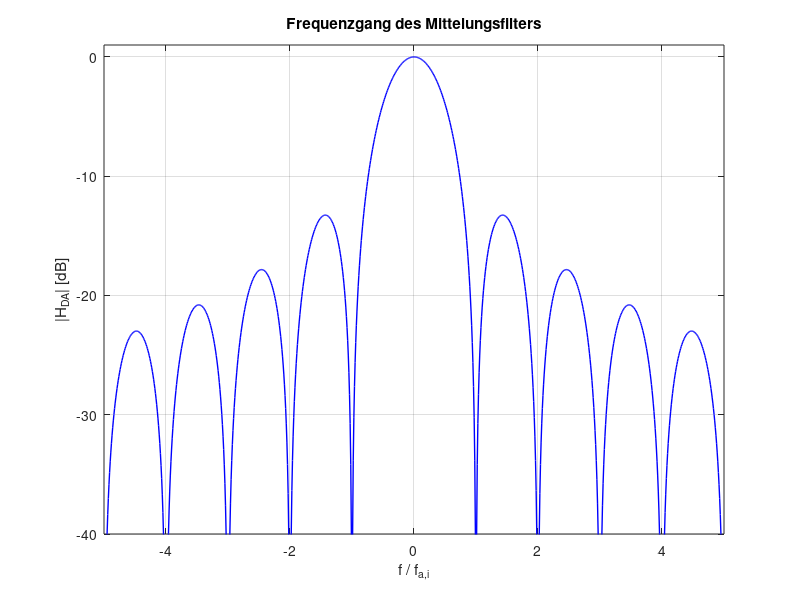
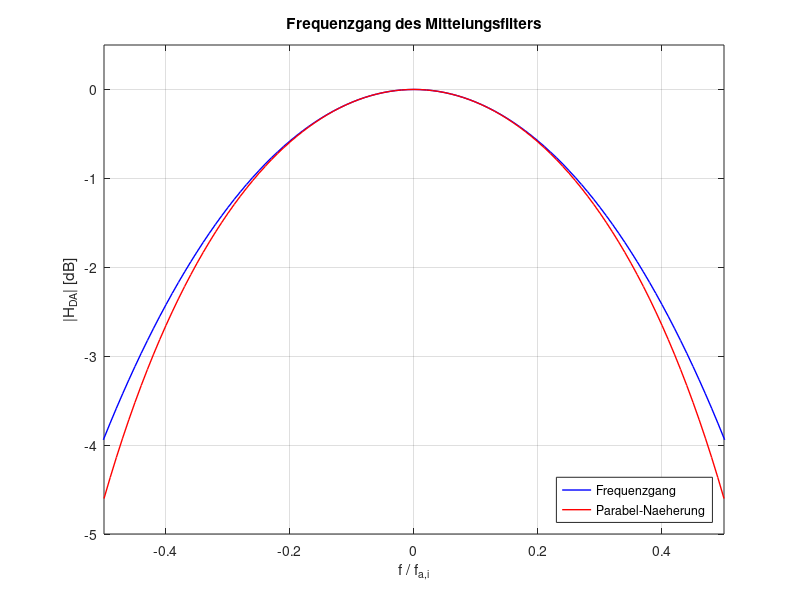

The MATLAB source for these figures, in order:
function sdr_da_frequenzgang
% Frequenzgang des Mittelungsfilters bei der D/A-Umsetzung
%
%------------------------------------------------
% (c) Eberhard Gamm (www.ibega.de),
%     LIKE (www.like.e-technik.uni-erlangen.de),
%     2013
%------------------------------------------------

close all;

% Verlauf des Frequenzgangs
f = ( -5 : 0.01 : 5 ) + 1e-6;
h = 20 * log10( abs( sin( pi * f ) ./ ( pi * f ) ) );

% Naeherung durch Parabel
f_1 = ( -0.5 : 0.01 : 0.5 ) + 1e-6;
h_1 = 20 * log10( 1 - ( pi * f_1 ).^2 / 6 );

figure(1);
plot(f,h,'b-','Linewidth',1);
grid;
axis([-5 5 -40 1]);
xlabel('f / f_a_,_i')
ylabel('|H_D_A| [dB]');
title('Frequenzgang des Mittelungsfilters');

figure(2);
plot(f,h,'b-','Linewidth',1);
hold on;
plot(f_1,h_1,'r-','Linewidth',1);
hold off;
grid;
axis([-0.5 0.5 -5 0.5]);
xlabel('f / f_a_,_i')
ylabel('|H_D_A| [dB]');
title('Frequenzgang des Mittelungsfilters');
legend('Frequenzgang','Parabel-Naeherung','Location','SouthEast');
